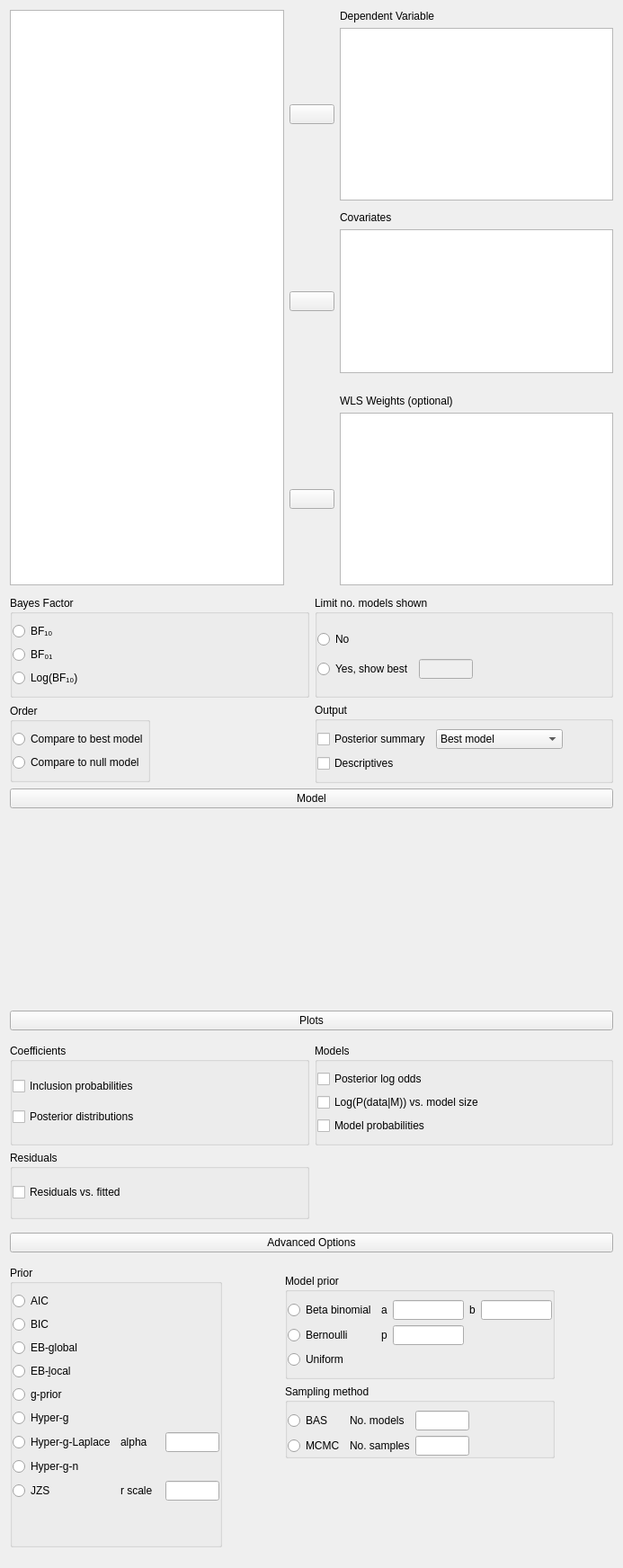
<?xml version="1.0" encoding="UTF-8"?>
<ui version="4.0">
 <class>RegressionLinearBayesianForm</class>
 <widget class="QWidget" name="RegressionLinearBayesianForm">
  <property name="geometry">
   <rect>
    <x>0</x>
    <y>0</y>
    <width>693</width>
    <height>1744</height>
   </rect>
  </property>
  <property name="sizePolicy">
   <sizepolicy hsizetype="Fixed" vsizetype="Preferred">
    <horstretch>0</horstretch>
    <verstretch>0</verstretch>
   </sizepolicy>
  </property>
  <property name="windowTitle">
   <string>Form</string>
  </property>
  <layout class="QGridLayout" name="gridLayout">
   <property name="verticalSpacing">
    <number>0</number>
   </property>
   <item row="1" column="0">
    <widget class="QWidget" name="outputWidget" native="true">
     <property name="sizePolicy">
      <sizepolicy hsizetype="Expanding" vsizetype="Fixed">
       <horstretch>0</horstretch>
       <verstretch>0</verstretch>
      </sizepolicy>
     </property>
     <layout class="QGridLayout" name="gridLayout_4">
      <property name="sizeConstraint">
       <enum>QLayout::SetNoConstraint</enum>
      </property>
      <property name="leftMargin">
       <number>0</number>
      </property>
      <property name="topMargin">
       <number>3</number>
      </property>
      <property name="rightMargin">
       <number>0</number>
      </property>
      <property name="bottomMargin">
       <number>3</number>
      </property>
      <property name="verticalSpacing">
       <number>6</number>
      </property>
      <item row="2" column="1">
       <widget class="GroupBox" name="groupBox_9">
        <property name="enabled">
         <bool>true</bool>
        </property>
        <property name="sizePolicy">
         <sizepolicy hsizetype="Preferred" vsizetype="Minimum">
          <horstretch>0</horstretch>
          <verstretch>0</verstretch>
         </sizepolicy>
        </property>
        <property name="title">
         <string>Output</string>
        </property>
        <layout class="QGridLayout" name="gridLayout_8">
         <property name="leftMargin">
          <number>0</number>
         </property>
         <property name="rightMargin">
          <number>0</number>
         </property>
         <item row="1" column="0">
          <widget class="BoundCheckBox" name="descriptives">
           <property name="text">
            <string>Descriptives</string>
           </property>
          </widget>
         </item>
         <item row="0" column="1">
          <widget class="BoundComboBox" name="summaryType">
           <property name="sizePolicy">
            <sizepolicy hsizetype="Fixed" vsizetype="Fixed">
             <horstretch>0</horstretch>
             <verstretch>0</verstretch>
            </sizepolicy>
           </property>
           <item>
            <property name="text">
             <string>Best model</string>
            </property>
           </item>
           <item>
            <property name="text">
             <string>Most complex model</string>
            </property>
           </item>
           <item>
            <property name="text">
             <string>Median model</string>
            </property>
           </item>
           <item>
            <property name="text">
             <string>Model averaged</string>
            </property>
           </item>
          </widget>
         </item>
         <item row="0" column="0">
          <widget class="BoundCheckBox" name="postSummary">
           <property name="text">
            <string>Posterior summary</string>
           </property>
          </widget>
         </item>
         <item row="0" column="2">
          <spacer name="horizontalSpacer_4">
           <property name="orientation">
            <enum>Qt::Horizontal</enum>
           </property>
           <property name="sizeHint" stdset="0">
            <size>
             <width>40</width>
             <height>20</height>
            </size>
           </property>
          </spacer>
         </item>
        </layout>
       </widget>
      </item>
      <item row="2" column="0">
       <widget class="BoundGroupBox" name="bayesFactorOrder">
        <property name="sizePolicy">
         <sizepolicy hsizetype="Fixed" vsizetype="Fixed">
          <horstretch>0</horstretch>
          <verstretch>0</verstretch>
         </sizepolicy>
        </property>
        <property name="minimumSize">
         <size>
          <width>0</width>
          <height>0</height>
         </size>
        </property>
        <property name="title">
         <string>Order</string>
        </property>
        <layout class="QGridLayout" name="gridLayout_39">
         <property name="leftMargin">
          <number>0</number>
         </property>
         <property name="rightMargin">
          <number>0</number>
         </property>
         <item row="1" column="0">
          <widget class="QRadioButton" name="__2">
           <property name="text">
            <string>Compare to null model</string>
           </property>
          </widget>
         </item>
         <item row="0" column="0">
          <widget class="QRadioButton" name="__1">
           <property name="text">
            <string>Compare to best model</string>
           </property>
          </widget>
         </item>
        </layout>
       </widget>
      </item>
      <item row="1" column="1">
       <widget class="BoundGroupBox" name="shownModels">
        <property name="title">
         <string>Limit no. models shown</string>
        </property>
        <layout class="QGridLayout" name="gridLayout_6">
         <property name="leftMargin">
          <number>0</number>
         </property>
         <property name="topMargin">
          <number>12</number>
         </property>
         <property name="rightMargin">
          <number>0</number>
         </property>
         <property name="bottomMargin">
          <number>12</number>
         </property>
         <item row="0" column="0">
          <widget class="QRadioButton" name="unlimited">
           <property name="text">
            <string>No</string>
           </property>
          </widget>
         </item>
         <item row="1" column="0">
          <widget class="QRadioButton" name="limited">
           <property name="text">
            <string>Yes, show best</string>
           </property>
          </widget>
         </item>
         <item row="1" column="2">
          <spacer name="horizontalSpacer_2">
           <property name="orientation">
            <enum>Qt::Horizontal</enum>
           </property>
           <property name="sizeHint" stdset="0">
            <size>
             <width>40</width>
             <height>20</height>
            </size>
           </property>
          </spacer>
         </item>
         <item row="1" column="1">
          <widget class="BoundTextBox" name="numShownModels">
           <property name="enabled">
            <bool>false</bool>
           </property>
           <property name="sizePolicy">
            <sizepolicy hsizetype="Fixed" vsizetype="Preferred">
             <horstretch>0</horstretch>
             <verstretch>0</verstretch>
            </sizepolicy>
           </property>
           <property name="minimumSize">
            <size>
             <width>60</width>
             <height>0</height>
            </size>
           </property>
           <property name="maximumSize">
            <size>
             <width>60</width>
             <height>16777215</height>
            </size>
           </property>
          </widget>
         </item>
        </layout>
       </widget>
      </item>
      <item row="1" column="0">
       <widget class="BoundGroupBox" name="bayesFactorType">
        <property name="sizePolicy">
         <sizepolicy hsizetype="Preferred" vsizetype="Minimum">
          <horstretch>0</horstretch>
          <verstretch>0</verstretch>
         </sizepolicy>
        </property>
        <property name="title">
         <string>Bayes Factor</string>
        </property>
        <property name="flat">
         <bool>false</bool>
        </property>
        <layout class="QGridLayout" name="gridLayout_37">
         <property name="leftMargin">
          <number>0</number>
         </property>
         <property name="rightMargin">
          <number>0</number>
         </property>
         <item row="0" column="0">
          <widget class="QRadioButton" name="_1">
           <property name="text">
            <string>BF₁₀</string>
           </property>
          </widget>
         </item>
         <item row="3" column="0">
          <widget class="QRadioButton" name="_3">
           <property name="text">
            <string>Log(BF₁₀)</string>
           </property>
          </widget>
         </item>
         <item row="1" column="0">
          <widget class="QRadioButton" name="_2">
           <property name="text">
            <string>BF₀₁</string>
           </property>
          </widget>
         </item>
         <item row="1" column="1">
          <spacer name="horizontalSpacer_13">
           <property name="orientation">
            <enum>Qt::Horizontal</enum>
           </property>
           <property name="sizeHint" stdset="0">
            <size>
             <width>40</width>
             <height>20</height>
            </size>
           </property>
          </spacer>
         </item>
        </layout>
       </widget>
      </item>
     </layout>
    </widget>
   </item>
   <item row="3" column="0">
    <widget class="QWidget" name="plotWidget" native="true">
     <property name="sizePolicy">
      <sizepolicy hsizetype="Preferred" vsizetype="Preferred">
       <horstretch>0</horstretch>
       <verstretch>0</verstretch>
      </sizepolicy>
     </property>
     <layout class="QGridLayout" name="gridLayout_5">
      <property name="leftMargin">
       <number>0</number>
      </property>
      <property name="topMargin">
       <number>3</number>
      </property>
      <property name="rightMargin">
       <number>0</number>
      </property>
      <property name="bottomMargin">
       <number>3</number>
      </property>
      <item row="1" column="0">
       <widget class="QWidget" name="plotOptions" native="true">
        <layout class="QGridLayout" name="gridLayout_15">
         <property name="leftMargin">
          <number>0</number>
         </property>
         <property name="rightMargin">
          <number>0</number>
         </property>
         <item row="0" column="0">
          <widget class="BoundGroupBox" name="plot_coefficients">
           <property name="title">
            <string>Coefficients</string>
           </property>
           <layout class="QGridLayout" name="gridLayout_17">
            <property name="leftMargin">
             <number>0</number>
            </property>
            <property name="rightMargin">
             <number>0</number>
            </property>
            <item row="0" column="0">
             <widget class="BoundCheckBox" name="plotInclusionProbabilities">
              <property name="text">
               <string>Inclusion probabilities</string>
              </property>
             </widget>
            </item>
            <item row="1" column="0">
             <widget class="BoundCheckBox" name="plotCoefficientsPosterior">
              <property name="text">
               <string>Posterior distributions</string>
              </property>
             </widget>
            </item>
           </layout>
          </widget>
         </item>
         <item row="1" column="0">
          <widget class="BoundGroupBox" name="plot_residuals">
           <property name="title">
            <string>Residuals</string>
           </property>
           <layout class="QGridLayout" name="gridLayout_19">
            <property name="leftMargin">
             <number>0</number>
            </property>
            <property name="rightMargin">
             <number>0</number>
            </property>
            <property name="bottomMargin">
             <number>9</number>
            </property>
            <item row="0" column="0">
             <widget class="BoundCheckBox" name="plotResidualsVsFitted">
              <property name="text">
               <string>Residuals vs. fitted</string>
              </property>
             </widget>
            </item>
           </layout>
          </widget>
         </item>
         <item row="0" column="1">
          <widget class="BoundGroupBox" name="plot_models">
           <property name="title">
            <string>Models</string>
           </property>
           <layout class="QGridLayout" name="gridLayout_18">
            <property name="leftMargin">
             <number>0</number>
            </property>
            <property name="rightMargin">
             <number>0</number>
            </property>
            <item row="0" column="0">
             <widget class="BoundCheckBox" name="plotLogPosteriorOdds">
              <property name="text">
               <string>Posterior log odds</string>
              </property>
             </widget>
            </item>
            <item row="1" column="0">
             <widget class="BoundCheckBox" name="plotModelComplexity">
              <property name="text">
               <string>Log(P(data|M)) vs. model size</string>
              </property>
             </widget>
            </item>
            <item row="2" column="0">
             <widget class="BoundCheckBox" name="plotModelProbabilities">
              <property name="text">
               <string>Model probabilities</string>
              </property>
             </widget>
            </item>
           </layout>
          </widget>
         </item>
        </layout>
       </widget>
      </item>
      <item row="0" column="0">
       <widget class="ExpanderButton" name="expanderModel">
        <property name="enabled">
         <bool>true</bool>
        </property>
        <property name="text">
         <string>Plots</string>
        </property>
       </widget>
      </item>
     </layout>
    </widget>
   </item>
   <item row="2" column="0">
    <widget class="QWidget" name="modelWidget" native="true">
     <property name="sizePolicy">
      <sizepolicy hsizetype="Preferred" vsizetype="Preferred">
       <horstretch>0</horstretch>
       <verstretch>0</verstretch>
      </sizepolicy>
     </property>
     <layout class="QGridLayout" name="gridLayout_13">
      <property name="leftMargin">
       <number>0</number>
      </property>
      <property name="topMargin">
       <number>3</number>
      </property>
      <property name="rightMargin">
       <number>0</number>
      </property>
      <property name="bottomMargin">
       <number>3</number>
      </property>
      <property name="verticalSpacing">
       <number>6</number>
      </property>
      <item row="1" column="0">
       <widget class="AnovaModelWidget" name="modelTerms" native="true">
        <property name="sizePolicy">
         <sizepolicy hsizetype="Expanding" vsizetype="Preferred">
          <horstretch>0</horstretch>
          <verstretch>0</verstretch>
         </sizepolicy>
        </property>
        <property name="minimumSize">
         <size>
          <width>0</width>
          <height>200</height>
         </size>
        </property>
       </widget>
      </item>
      <item row="0" column="0">
       <widget class="ExpanderButton" name="expanderModel_2">
        <property name="text">
         <string>Model</string>
        </property>
       </widget>
      </item>
     </layout>
    </widget>
   </item>
   <item row="0" column="0">
    <widget class="QWidget" name="topWidget" native="true">
     <property name="sizePolicy">
      <sizepolicy hsizetype="Preferred" vsizetype="Fixed">
       <horstretch>0</horstretch>
       <verstretch>0</verstretch>
      </sizepolicy>
     </property>
     <layout class="QGridLayout" name="gridLayout_3">
      <property name="leftMargin">
       <number>0</number>
      </property>
      <property name="topMargin">
       <number>0</number>
      </property>
      <property name="rightMargin">
       <number>0</number>
      </property>
      <property name="verticalSpacing">
       <number>6</number>
      </property>
      <item row="0" column="0" rowspan="10">
       <widget class="AvailableFieldsListView" name="listAvailableFields">
        <property name="sizePolicy">
         <sizepolicy hsizetype="Expanding" vsizetype="Preferred">
          <horstretch>0</horstretch>
          <verstretch>0</verstretch>
         </sizepolicy>
        </property>
        <property name="minimumSize">
         <size>
          <width>0</width>
          <height>0</height>
         </size>
        </property>
        <property name="selectionMode">
         <enum>QAbstractItemView::ExtendedSelection</enum>
        </property>
       </widget>
      </item>
      <item row="9" column="2">
       <widget class="boundSingleItemView" name="wlsWeights">
        <property name="sizePolicy">
         <sizepolicy hsizetype="Expanding" vsizetype="Fixed">
          <horstretch>0</horstretch>
          <verstretch>0</verstretch>
         </sizepolicy>
        </property>
        <property name="minimumSize">
         <size>
          <width>0</width>
          <height>0</height>
         </size>
        </property>
        <property name="maximumSize">
         <size>
          <width>16777215</width>
          <height>16777215</height>
         </size>
        </property>
        <property name="selectionMode">
         <enum>QAbstractItemView::ExtendedSelection</enum>
        </property>
       </widget>
      </item>
      <item row="0" column="2">
       <widget class="QLabel" name="label">
        <property name="text">
         <string>Dependent Variable</string>
        </property>
       </widget>
      </item>
      <item row="9" column="1">
       <widget class="AssignButton" name="buttonAssignWlsWeights">
        <property name="sizePolicy">
         <sizepolicy hsizetype="Fixed" vsizetype="Fixed">
          <horstretch>0</horstretch>
          <verstretch>0</verstretch>
         </sizepolicy>
        </property>
        <property name="minimumSize">
         <size>
          <width>50</width>
          <height>0</height>
         </size>
        </property>
        <property name="maximumSize">
         <size>
          <width>50</width>
          <height>16777215</height>
         </size>
        </property>
        <property name="text">
         <string/>
        </property>
       </widget>
      </item>
      <item row="4" column="2">
       <widget class="BoundListView" name="covariates">
        <property name="sizePolicy">
         <sizepolicy hsizetype="Expanding" vsizetype="Fixed">
          <horstretch>0</horstretch>
          <verstretch>1</verstretch>
         </sizepolicy>
        </property>
        <property name="minimumSize">
         <size>
          <width>0</width>
          <height>160</height>
         </size>
        </property>
        <property name="maximumSize">
         <size>
          <width>16777215</width>
          <height>160</height>
         </size>
        </property>
        <property name="selectionMode">
         <enum>QAbstractItemView::ExtendedSelection</enum>
        </property>
       </widget>
      </item>
      <item row="4" column="1">
       <widget class="AssignButton" name="buttonAssignCovariates">
        <property name="sizePolicy">
         <sizepolicy hsizetype="Fixed" vsizetype="Fixed">
          <horstretch>0</horstretch>
          <verstretch>0</verstretch>
         </sizepolicy>
        </property>
        <property name="minimumSize">
         <size>
          <width>50</width>
          <height>0</height>
         </size>
        </property>
        <property name="maximumSize">
         <size>
          <width>50</width>
          <height>16777215</height>
         </size>
        </property>
        <property name="text">
         <string/>
        </property>
       </widget>
      </item>
      <item row="3" column="2">
       <widget class="QLabel" name="label_4">
        <property name="sizePolicy">
         <sizepolicy hsizetype="Fixed" vsizetype="Fixed">
          <horstretch>0</horstretch>
          <verstretch>0</verstretch>
         </sizepolicy>
        </property>
        <property name="text">
         <string>Covariates</string>
        </property>
       </widget>
      </item>
      <item row="1" column="1">
       <widget class="AssignButton" name="buttonAssignDependent">
        <property name="sizePolicy">
         <sizepolicy hsizetype="Fixed" vsizetype="Fixed">
          <horstretch>0</horstretch>
          <verstretch>0</verstretch>
         </sizepolicy>
        </property>
        <property name="minimumSize">
         <size>
          <width>50</width>
          <height>0</height>
         </size>
        </property>
        <property name="maximumSize">
         <size>
          <width>50</width>
          <height>16777215</height>
         </size>
        </property>
        <property name="text">
         <string/>
        </property>
       </widget>
      </item>
      <item row="1" column="2">
       <widget class="boundSingleItemView" name="dependent">
        <property name="sizePolicy">
         <sizepolicy hsizetype="Expanding" vsizetype="Fixed">
          <horstretch>0</horstretch>
          <verstretch>0</verstretch>
         </sizepolicy>
        </property>
        <property name="minimumSize">
         <size>
          <width>0</width>
          <height>0</height>
         </size>
        </property>
        <property name="maximumSize">
         <size>
          <width>16777215</width>
          <height>16777215</height>
         </size>
        </property>
        <property name="selectionMode">
         <enum>QAbstractItemView::ExtendedSelection</enum>
        </property>
       </widget>
      </item>
      <item row="8" column="2">
       <widget class="QLabel" name="label_2">
        <property name="text">
         <string>WLS Weights (optional)</string>
        </property>
       </widget>
      </item>
     </layout>
    </widget>
   </item>
   <item row="5" column="0">
    <widget class="QWidget" name="advancedWidget" native="true">
     <layout class="QGridLayout" name="gridLayout_2">
      <property name="leftMargin">
       <number>0</number>
      </property>
      <property name="topMargin">
       <number>3</number>
      </property>
      <property name="rightMargin">
       <number>0</number>
      </property>
      <property name="bottomMargin">
       <number>3</number>
      </property>
      <item row="3" column="0" rowspan="2" colspan="2">
       <widget class="QWidget" name="advancedOptions" native="true">
        <layout class="QGridLayout" name="gridLayout_7">
         <property name="sizeConstraint">
          <enum>QLayout::SetNoConstraint</enum>
         </property>
         <property name="leftMargin">
          <number>0</number>
         </property>
         <property name="rightMargin">
          <number>0</number>
         </property>
         <item row="0" column="1">
          <widget class="QWidget" name="widget" native="true">
           <property name="sizePolicy">
            <sizepolicy hsizetype="Expanding" vsizetype="Preferred">
             <horstretch>0</horstretch>
             <verstretch>0</verstretch>
            </sizepolicy>
           </property>
           <layout class="QGridLayout" name="gridLayout_16">
            <property name="leftMargin">
             <number>0</number>
            </property>
            <property name="rightMargin">
             <number>0</number>
            </property>
            <item row="0" column="0">
             <widget class="BoundGroupBox" name="modelPrior">
              <property name="sizePolicy">
               <sizepolicy hsizetype="Expanding" vsizetype="Preferred">
                <horstretch>0</horstretch>
                <verstretch>0</verstretch>
               </sizepolicy>
              </property>
              <property name="maximumSize">
               <size>
                <width>300</width>
                <height>16777215</height>
               </size>
              </property>
              <property name="title">
               <string>Model prior</string>
              </property>
              <layout class="QGridLayout" name="gridLayout_12">
               <property name="sizeConstraint">
                <enum>QLayout::SetNoConstraint</enum>
               </property>
               <property name="leftMargin">
                <number>0</number>
               </property>
               <property name="rightMargin">
                <number>0</number>
               </property>
               <item row="2" column="0">
                <widget class="QRadioButton" name="Bernoulli">
                 <property name="text">
                  <string>Bernoulli</string>
                 </property>
                </widget>
               </item>
               <item row="1" column="0">
                <widget class="QRadioButton" name="betaBinomial">
                 <property name="text">
                  <string>Beta binomial</string>
                 </property>
                </widget>
               </item>
               <item row="2" column="1">
                <widget class="QLabel" name="label_bernoulliParam">
                 <property name="text">
                  <string>p</string>
                 </property>
                </widget>
               </item>
               <item row="3" column="0">
                <widget class="QRadioButton" name="uniformPrior">
                 <property name="text">
                  <string>Uniform</string>
                 </property>
                </widget>
               </item>
               <item row="2" column="2">
                <widget class="BoundTextBox" name="bernoulliParam"/>
               </item>
               <item row="1" column="4">
                <widget class="BoundTextBox" name="betaBinomialParamB"/>
               </item>
               <item row="1" column="3">
                <widget class="QLabel" name="label_betaBinomialParamB">
                 <property name="text">
                  <string>b</string>
                 </property>
                </widget>
               </item>
               <item row="1" column="1">
                <widget class="QLabel" name="label_betaBinomialParamA">
                 <property name="text">
                  <string>a</string>
                 </property>
                </widget>
               </item>
               <item row="1" column="2">
                <widget class="BoundTextBox" name="betaBinomialParamA"/>
               </item>
              </layout>
             </widget>
            </item>
            <item row="2" column="0">
             <spacer name="verticalSpacer">
              <property name="orientation">
               <enum>Qt::Vertical</enum>
              </property>
              <property name="sizeHint" stdset="0">
               <size>
                <width>20</width>
                <height>40</height>
               </size>
              </property>
             </spacer>
            </item>
            <item row="1" column="0">
             <widget class="BoundGroupBox" name="samplingMethod">
              <property name="maximumSize">
               <size>
                <width>300</width>
                <height>16777215</height>
               </size>
              </property>
              <property name="title">
               <string>Sampling method</string>
              </property>
              <layout class="QGridLayout" name="gridLayout_10">
               <property name="leftMargin">
                <number>0</number>
               </property>
               <property name="bottomMargin">
                <number>0</number>
               </property>
               <item row="1" column="2">
                <widget class="BoundTextBox" name="numberOfModels">
                 <property name="sizePolicy">
                  <sizepolicy hsizetype="Fixed" vsizetype="Preferred">
                   <horstretch>0</horstretch>
                   <verstretch>0</verstretch>
                  </sizepolicy>
                 </property>
                 <property name="minimumSize">
                  <size>
                   <width>60</width>
                   <height>0</height>
                  </size>
                 </property>
                 <property name="maximumSize">
                  <size>
                   <width>60</width>
                   <height>16777215</height>
                  </size>
                 </property>
                </widget>
               </item>
               <item row="1" column="0">
                <widget class="QRadioButton" name="BAS">
                 <property name="text">
                  <string>BAS</string>
                 </property>
                </widget>
               </item>
               <item row="1" column="1">
                <widget class="QLabel" name="label_numberOfModels">
                 <property name="text">
                  <string>No. models</string>
                 </property>
                </widget>
               </item>
               <item row="3" column="2">
                <widget class="BoundTextBox" name="iterationsMCMC">
                 <property name="sizePolicy">
                  <sizepolicy hsizetype="Fixed" vsizetype="Preferred">
                   <horstretch>0</horstretch>
                   <verstretch>0</verstretch>
                  </sizepolicy>
                 </property>
                 <property name="minimumSize">
                  <size>
                   <width>60</width>
                   <height>0</height>
                  </size>
                 </property>
                 <property name="maximumSize">
                  <size>
                   <width>60</width>
                   <height>16777215</height>
                  </size>
                 </property>
                </widget>
               </item>
               <item row="3" column="1">
                <widget class="QLabel" name="label_iterationsMCMC">
                 <property name="text">
                  <string>No. samples</string>
                 </property>
                </widget>
               </item>
               <item row="3" column="0">
                <widget class="QRadioButton" name="MCMC">
                 <property name="text">
                  <string>MCMC</string>
                 </property>
                </widget>
               </item>
               <item row="1" column="3">
                <spacer name="horizontalSpacer_3">
                 <property name="orientation">
                  <enum>Qt::Horizontal</enum>
                 </property>
                 <property name="sizeHint" stdset="0">
                  <size>
                   <width>40</width>
                   <height>20</height>
                  </size>
                 </property>
                </spacer>
               </item>
              </layout>
             </widget>
            </item>
           </layout>
          </widget>
         </item>
         <item row="0" column="0">
          <widget class="BoundGroupBox" name="priorRegressionCoefficients">
           <property name="sizePolicy">
            <sizepolicy hsizetype="Maximum" vsizetype="Preferred">
             <horstretch>0</horstretch>
             <verstretch>0</verstretch>
            </sizepolicy>
           </property>
           <property name="maximumSize">
            <size>
             <width>300</width>
             <height>16777215</height>
            </size>
           </property>
           <property name="title">
            <string>Prior</string>
           </property>
           <layout class="QGridLayout" name="gridLayout_9">
            <property name="sizeConstraint">
             <enum>QLayout::SetNoConstraint</enum>
            </property>
            <property name="leftMargin">
             <number>0</number>
            </property>
            <property name="rightMargin">
             <number>0</number>
            </property>
            <item row="4" column="0">
             <widget class="QRadioButton" name="g_prior">
              <property name="text">
               <string>g-prior</string>
              </property>
             </widget>
            </item>
            <item row="8" column="0">
             <widget class="QRadioButton" name="jzs">
              <property name="text">
               <string>JZS</string>
              </property>
             </widget>
            </item>
            <item row="6" column="0">
             <widget class="QRadioButton" name="hyper_g_laplace">
              <property name="text">
               <string>Hyper-g-Laplace</string>
              </property>
             </widget>
            </item>
            <item row="7" column="0">
             <widget class="QRadioButton" name="hyper_g_n">
              <property name="text">
               <string>Hyper-g-n</string>
              </property>
             </widget>
            </item>
            <item row="2" column="0">
             <widget class="QRadioButton" name="eb_global">
              <property name="text">
               <string>EB-global</string>
              </property>
             </widget>
            </item>
            <item row="3" column="0">
             <widget class="QRadioButton" name="eb_local">
              <property name="text">
               <string>EB-&amp;local</string>
              </property>
             </widget>
            </item>
            <item row="1" column="0">
             <widget class="QRadioButton" name="bic">
              <property name="text">
               <string>BIC</string>
              </property>
             </widget>
            </item>
            <item row="0" column="0">
             <widget class="QRadioButton" name="aic">
              <property name="text">
               <string>AIC</string>
              </property>
             </widget>
            </item>
            <item row="5" column="0">
             <widget class="QRadioButton" name="hyper_g">
              <property name="text">
               <string>Hyper-g</string>
              </property>
             </widget>
            </item>
            <item row="9" column="0">
             <spacer name="verticalSpacer_2">
              <property name="orientation">
               <enum>Qt::Vertical</enum>
              </property>
              <property name="sizeHint" stdset="0">
               <size>
                <width>20</width>
                <height>40</height>
               </size>
              </property>
             </spacer>
            </item>
            <item row="8" column="2">
             <widget class="BoundTextBox" name="rScale">
              <property name="sizePolicy">
               <sizepolicy hsizetype="Fixed" vsizetype="Preferred">
                <horstretch>0</horstretch>
                <verstretch>0</verstretch>
               </sizepolicy>
              </property>
              <property name="minimumSize">
               <size>
                <width>60</width>
                <height>0</height>
               </size>
              </property>
              <property name="maximumSize">
               <size>
                <width>60</width>
                <height>16777215</height>
               </size>
              </property>
             </widget>
            </item>
            <item row="8" column="1">
             <widget class="QLabel" name="label_rScale">
              <property name="text">
               <string>r scale</string>
              </property>
             </widget>
            </item>
            <item row="6" column="1">
             <widget class="QLabel" name="label_alpha">
              <property name="text">
               <string>alpha</string>
              </property>
             </widget>
            </item>
            <item row="6" column="2">
             <widget class="BoundTextBox" name="alpha">
              <property name="sizePolicy">
               <sizepolicy hsizetype="Fixed" vsizetype="Preferred">
                <horstretch>0</horstretch>
                <verstretch>0</verstretch>
               </sizepolicy>
              </property>
              <property name="minimumSize">
               <size>
                <width>60</width>
                <height>0</height>
               </size>
              </property>
              <property name="maximumSize">
               <size>
                <width>60</width>
                <height>16777215</height>
               </size>
              </property>
             </widget>
            </item>
            <item row="2" column="1" colspan="2">
             <spacer name="horizontalSpacer">
              <property name="orientation">
               <enum>Qt::Horizontal</enum>
              </property>
              <property name="sizeType">
               <enum>QSizePolicy::Fixed</enum>
              </property>
              <property name="sizeHint" stdset="0">
               <size>
                <width>110</width>
                <height>20</height>
               </size>
              </property>
             </spacer>
            </item>
           </layout>
          </widget>
         </item>
        </layout>
       </widget>
      </item>
      <item row="0" column="0" rowspan="2" colspan="2">
       <widget class="ExpanderButton" name="expanderAdvanced">
        <property name="text">
         <string>Advanced Options</string>
        </property>
       </widget>
      </item>
     </layout>
    </widget>
   </item>
  </layout>
 </widget>
 <customwidgets>
  <customwidget>
   <class>AssignButton</class>
   <extends>QPushButton</extends>
   <header>widgets/assignbutton.h</header>
  </customwidget>
  <customwidget>
   <class>AvailableFieldsListView</class>
   <extends>QListView</extends>
   <header>widgets/availablefieldslistview.h</header>
  </customwidget>
  <customwidget>
   <class>GroupBox</class>
   <extends>QGroupBox</extends>
   <header>widgets/groupbox.h</header>
   <container>1</container>
  </customwidget>
  <customwidget>
   <class>BoundTextBox</class>
   <extends>QLineEdit</extends>
   <header>widgets/boundtextbox.h</header>
  </customwidget>
  <customwidget>
   <class>BoundGroupBox</class>
   <extends>QGroupBox</extends>
   <header>widgets/boundgroupbox.h</header>
   <container>1</container>
  </customwidget>
  <customwidget>
   <class>ExpanderButton</class>
   <extends>QPushButton</extends>
   <header>widgets/expanderbutton.h</header>
  </customwidget>
  <customwidget>
   <class>BoundCheckBox</class>
   <extends>QCheckBox</extends>
   <header>widgets/boundcheckbox.h</header>
  </customwidget>
  <customwidget>
   <class>boundSingleItemView</class>
   <extends>QListView</extends>
   <header>widgets/boundsingleitemview.h</header>
  </customwidget>
  <customwidget>
   <class>BoundListView</class>
   <extends>QListView</extends>
   <header>widgets/boundlistview.h</header>
  </customwidget>
  <customwidget>
   <class>AnovaModelWidget</class>
   <extends>QWidget</extends>
   <header>widgets/anovamodelwidget.h</header>
   <container>1</container>
  </customwidget>
  <customwidget>
   <class>BoundComboBox</class>
   <extends>QComboBox</extends>
   <header>widgets/boundcombobox.h</header>
  </customwidget>
 </customwidgets>
 <tabstops>
  <tabstop>listAvailableFields</tabstop>
  <tabstop>buttonAssignDependent</tabstop>
  <tabstop>dependent</tabstop>
  <tabstop>buttonAssignCovariates</tabstop>
  <tabstop>covariates</tabstop>
  <tabstop>buttonAssignWlsWeights</tabstop>
  <tabstop>wlsWeights</tabstop>
  <tabstop>_1</tabstop>
  <tabstop>_2</tabstop>
  <tabstop>_3</tabstop>
  <tabstop>unlimited</tabstop>
  <tabstop>limited</tabstop>
  <tabstop>numShownModels</tabstop>
  <tabstop>__1</tabstop>
  <tabstop>__2</tabstop>
  <tabstop>postSummary</tabstop>
  <tabstop>descriptives</tabstop>
  <tabstop>expanderModel_2</tabstop>
  <tabstop>expanderModel</tabstop>
  <tabstop>plotInclusionProbabilities</tabstop>
  <tabstop>plotCoefficientsPosterior</tabstop>
  <tabstop>plotLogPosteriorOdds</tabstop>
  <tabstop>plotModelComplexity</tabstop>
  <tabstop>plotModelProbabilities</tabstop>
  <tabstop>plotResidualsVsFitted</tabstop>
  <tabstop>expanderAdvanced</tabstop>
  <tabstop>aic</tabstop>
  <tabstop>bic</tabstop>
  <tabstop>eb_global</tabstop>
  <tabstop>eb_local</tabstop>
  <tabstop>g_prior</tabstop>
  <tabstop>hyper_g</tabstop>
  <tabstop>hyper_g_laplace</tabstop>
  <tabstop>hyper_g_n</tabstop>
  <tabstop>jzs</tabstop>
  <tabstop>betaBinomial</tabstop>
  <tabstop>betaBinomialParamA</tabstop>
  <tabstop>betaBinomialParamB</tabstop>
  <tabstop>Bernoulli</tabstop>
  <tabstop>bernoulliParam</tabstop>
  <tabstop>uniformPrior</tabstop>
  <tabstop>BAS</tabstop>
  <tabstop>iterationsMCMC</tabstop>
 </tabstops>
 <resources/>
 <connections>
  <connection>
   <sender>limited</sender>
   <signal>toggled(bool)</signal>
   <receiver>numShownModels</receiver>
   <slot>setEnabled(bool)</slot>
   <hints>
    <hint type="sourcelabel">
     <x>295</x>
     <y>787</y>
    </hint>
    <hint type="destinationlabel">
     <x>393</x>
     <y>787</y>
    </hint>
   </hints>
  </connection>
 </connections>
</ui>
